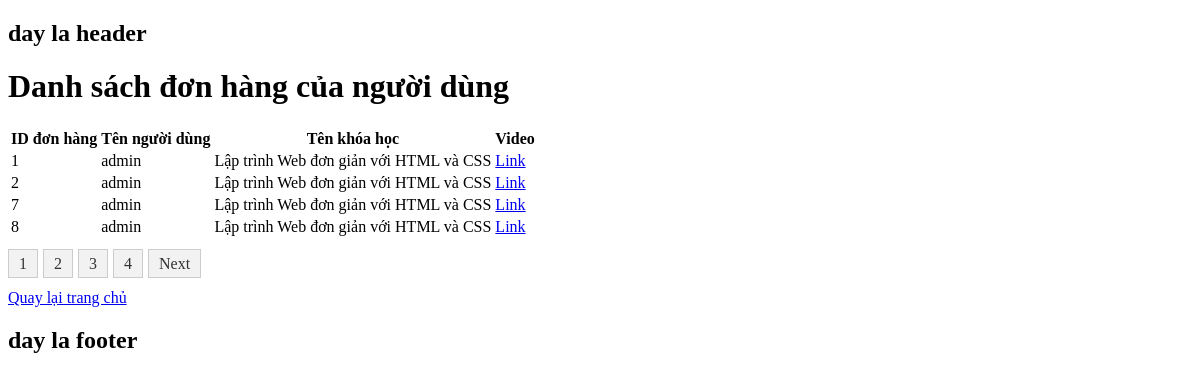
The page /user_orders.php (signed in) on the database its author committed.
### tables this page shows
CREATE TABLE `orders` (
  `id` int NOT NULL,
  `user_id` int NOT NULL,
  `course_id` int NOT NULL,
  `total_amount` float NOT NULL,
  `status` enum('pending','complete','cancel') DEFAULT 'pending'
);

CREATE TABLE `users` (
  `id` int NOT NULL,
  `name` varchar(255) DEFAULT NULL,
  `email` varchar(255) NOT NULL,
  `username` varchar(20) NOT NULL,
  `address` varchar(255) NOT NULL,
  `password` varchar(255) NOT NULL,
  `is_active` tinyint(1) NOT NULL DEFAULT '1',
  `role_id` int NOT NULL DEFAULT '2'
);

CREATE TABLE `courses` (
  `id` int NOT NULL,
  `name` varchar(255) NOT NULL,
  `description` text NOT NULL,
  `price` float NOT NULL,
  `image` varchar(255) NOT NULL,
  `video` varchar(255) NOT NULL,
  `duration` int NOT NULL,
  `category_id` int DEFAULT NULL,
  `deleted` tinyint(1) NOT NULL DEFAULT '0'
);

### classes/order.php (called while the page is built, shortened)
<?php
class Order
{
    public static function countUserOrder($conn, $user_id)
    {
        try {
            $sql = 'select count(o.id) from orders o
                    join courses c on o.course_id = c.id
                    join users u on o.user_id = u.id
                    where o.user_id = ' . $user_id;
            return $conn->query($sql)->fetchColumn();
        } catch (PDOException $e) {
            echo $e->getMessage();
            return -1;
        }
    }
    public static function getPaging($conn, $limit, $offset, $user_id)
    {
        try {
            $sql = "select u.name as user_name, c.name as course_name,
              o.id as order_id, c.video as course_video
              from orders o
              join courses c on o.course_id = c.id
              join users u on o.user_id = u.id
              where o.user_id = :user_id
                        limit :limit
                        offset :offset";
            $stmt = $conn->prepare($sql);
            $stmt->bindParam(':user_id', $user_id);
            $stmt->bindValue(':limit', $limit, PDO::PARAM_INT);
            $stmt->bindValue(':offset', $offset, PDO::PARAM_INT);
            $stmt->setFetchMode(PDO::FETCH_CLASS, 'Order');
            $stmt->execute();
            if ($stmt->execute()) {
                $books = $stmt->fetchAll(PDO::FETCH_ASSOC);
                return $books;
            }
        } catch (PDOException $e) {
            echo $e->getMessage();
            return null;
        }
    }
}

### inc/init.php (called while the page is built, shortened)
<?php
spl_autoload_register(
    function ($className) {
        $fileName = strtolower($className) . ".php";
        $dirRoot = dirname(__DIR__);
    }
);

### user_orders.php (the view, shortened to what this page needs)
<?php
require "inc/init.php";
$conn = require "inc/db.php";
$user_id = $_SESSION["user_id"];
$total = Order::countUserOrder($conn,$user_id);
$limit = PAGE_SIZE;
$currentpage = $_GET['page'] ?? 1;
$config = [
    'total' => $total,
    'limit' => $limit,
    'full' => false,
];
$userOrders = Order::getPaging($conn, $limit, ($currentpage - 1) * $limit, $user_id);
if ($userOrders !== null) {
?>
    <h1>Danh sách đơn hàng của người dùng</h1>
    <table>
        <thead>
            <tr>
                <th>ID đơn hàng</th>
                <th>Tên người dùng</th>
                <th>Tên khóa học</th>
                <th>Video</th>
            </tr>
        </thead>
        <tbody>
            <?php foreach ($userOrders as $order) : ?>
                <tr>
                    <td><?php echo $order['order_id']; ?></td>
                    <td><?php echo $order['user_name']; ?></td>
                    <td><?php echo $order['course_name']; ?></td>
                    <td> <a href='<?php echo $order['course_video']; ?>'>Link</a></td>
                </tr>
            <?php endforeach; ?>
        </tbody>
    </table>
    <div class='content'>
    <?php
        $page = new Pagination($config);
        echo $page->getPagination();
    ?>
    <a href="index.php">Quay lại trang chủ</a>
    <?php
}
?>
<!DOCTYPE html>
<html lang="vi">
<head>
    <link rel="stylesheet" href="css/style.css">
</head>
<body>
</body>
</html>

### css/style.css (style rules this page uses)
* { box-sizing: border-box; }

### rows shown on the page
orders: id "1", user.name "admin", course.name "Lập trình Web đơn giản với HTML và CSS"
orders: id "2", user.name "admin", course.name "Lập trình Web đơn giản với HTML và CSS"
orders: id "7", user.name "admin", course.name "Lập trình Web đơn giản với HTML và CSS"
orders: id "8", user.name "admin", course.name "Lập trình Web đơn giản với HTML và CSS"
